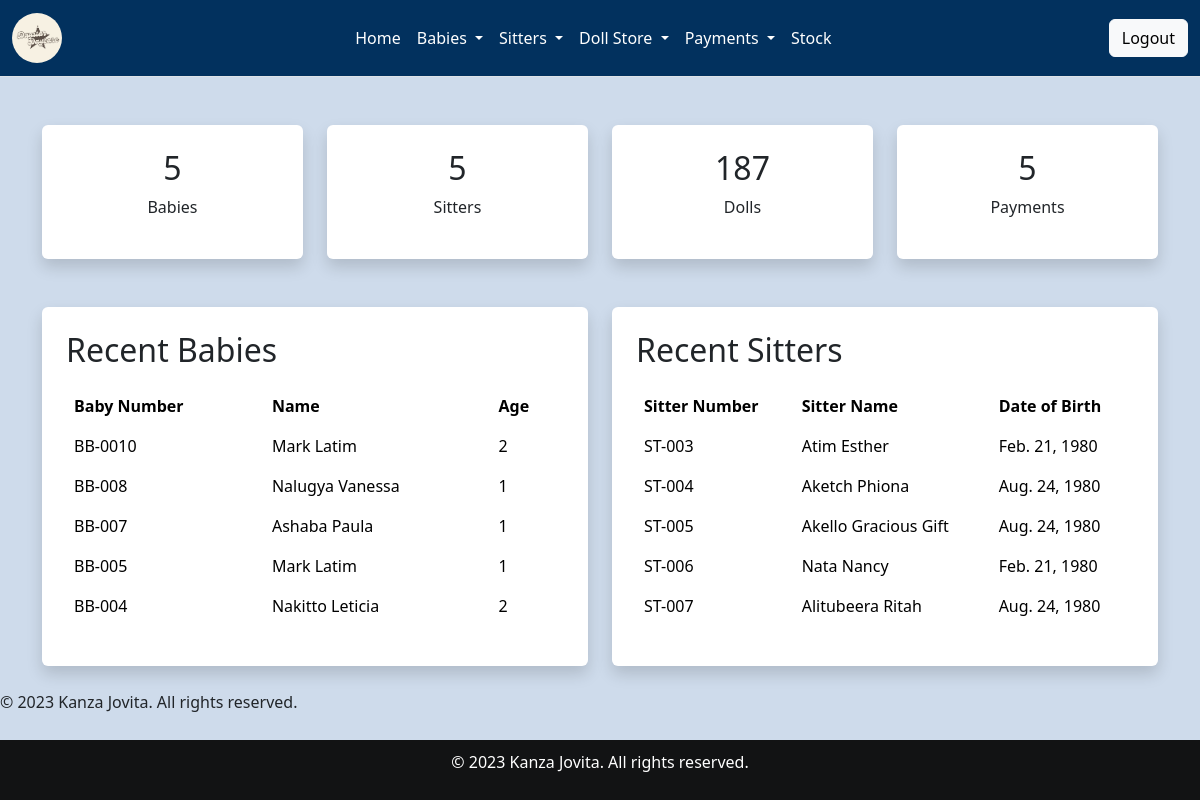
/home/ (signed in), run on an earlier commit of the app's database.
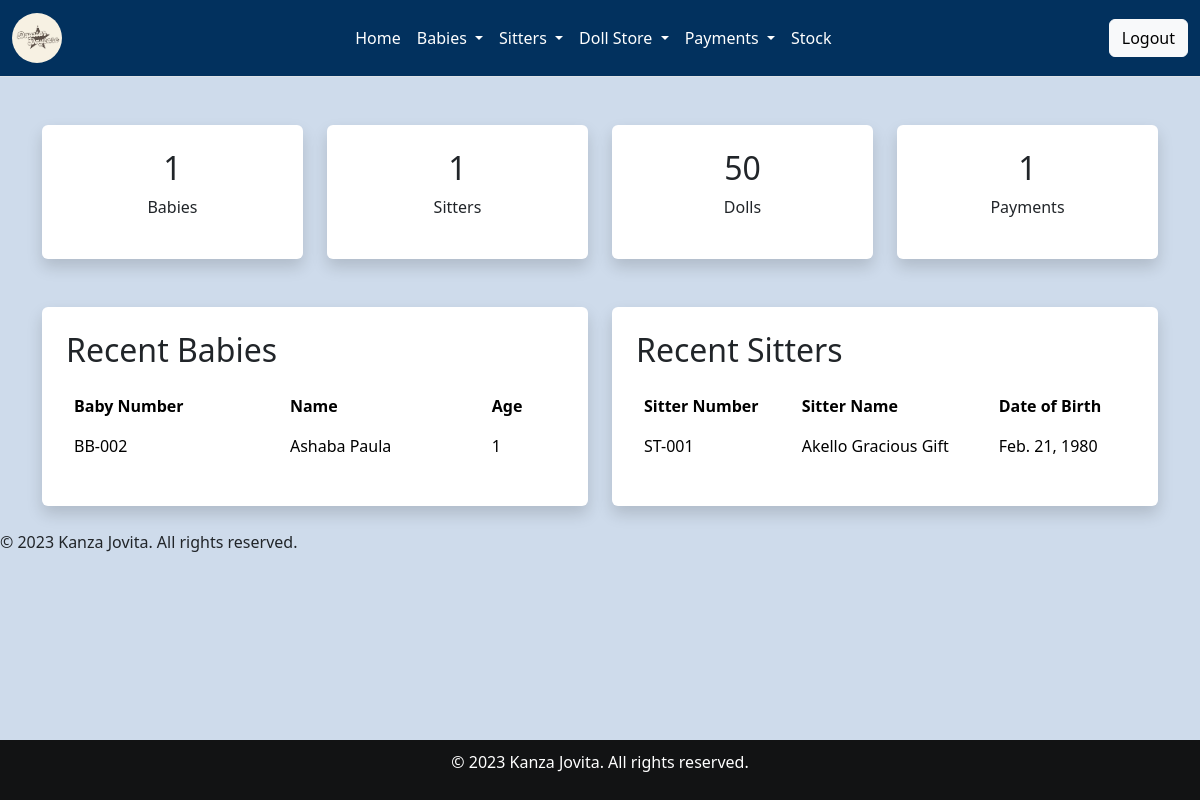
And on a later commit of the database.
### home/models.py (models this page shows, shortened)
class Babyreg(models.Model):
    c_stay = models.ForeignKey(Categorystay, on_delete=models.SET_NULL, null=True, blank=True)
    assigned = models.ForeignKey(Sitter_arrival, on_delete=models.SET_NULL, null=True, blank=True)
    Baby_name = models.CharField(max_length=30, null=False, blank=False)
    Date = models.DateField(default=timezone.now)
    Gender = models.CharField(max_length=30, null=False, blank=False)
    Age = models.IntegerField()
    Location = models.CharField(max_length=30, null=False, blank=False)
    Parents_names = models.CharField(max_length=30, null=False, blank=False)
    timein = models.TimeField(default=timezone.now)
    brought = models.CharField(max_length=200)

class Sitterreg(models.Model):
    Sitter_name = models.CharField(max_length=30, null=False,blank=False)
    Sitter_number = models.CharField(max_length=30, null=False,blank=False)
    Date_of_birth = models.DateField(null=True, blank=True)
    Contact = models.IntegerField()
    Location_choices = [('kabalagala', 'Kabalagala'),]
    Location = models.CharField(choices=Location_choices, max_length=100)
    Gender =  models.CharField(choices=[('male', 'Male'),('female', 'Female')], max_length=100)
    Level_of_education = models.CharField(choices=[('Degree','Degree'),('Diploma','Diploma'),('Certificate','Certificate')],max_length=200,default=0)
    Next_of_kin = models.CharField(max_length=30, null=False,blank=False)
    NIN = models.CharField(max_length=30, null=False,blank=False)
    Recommenders_name = models.CharField(max_length=30, null=False,blank=False)
    Religion = models.CharField(max_length=30, null=True,blank=True)

### home/views.py (the view)
# urls.py: 2. Add a URL to urlpatterns:  path('', views.home, name='home')
@login_required
def home(request):
    count_babies = Babyreg.objects.count()
    count_sitters = Sitterreg.objects.count()
    count_transactions = Payment.objects.count()
    recent_babies = Babyreg.objects.all().order_by('-id')
    sitters = Sitterreg.objects.all()
    total_agg = Doll.objects.aggregate(total=Sum('quantity')) # = {'total': 180 }
    context = {
        "count_babies": count_babies,
        "count_sitters": count_sitters,
        "count_dolls_in_stock":total_agg['total'],
        "count_payments": count_transactions,
        "sitters": sitters,
        "recent_babies": recent_babies
    }
    template = loader.get_template("home.html")
    return HttpResponse(template.render(context))

### home/templates/home.html (shortened to what this page needs)
{% extends 'base.html' %}{% block content %}
{% include 'dash.html' %}
{% endblock %} -->

### home/templates/dash.html (shortened to what this page needs)
<!DOCTYPE html>
<html lang="en">
<head>
</head>
<body>
    <div class="container mt-5">
        <div class="row">
            <div class="col-md-3 text-center mb-4">
                <div class="bg-white p-4 rounded shadow">
                    <h2 class="text-2xl font-bold text-blue-500 mb-2">{{ count_babies }}</h2>
                    <p class="text-gray-600 font-medium">Babies</p>
                </div>
            </div>
            <div class="col-md-3 text-center mb-4">
                <div class="bg-white p-4 rounded shadow">
                    <h2 class="text-2xl font-bold text-blue-500 mb-2">{{ count_sitters }}</h2>
                    <p class="text-gray-600 font-medium">Sitters</p>
                </div>
            </div>
            <div class="col-md-3 text-center mb-4">
                <div class="bg-white p-4 rounded shadow">
                    <h2 class="text-2xl font-bold text-blue-500 mb-2">{{ count_dolls_in_stock }}</h2>
                    <p class="text-gray-600 font-medium">Dolls</p>
                </div>
            </div>
            <div class="col-md-3 text-center mb-4">
                <div class="bg-white p-4 rounded shadow">
                    <h2 class="text-2xl font-bold text-blue-500 mb-2">{{ count_payments }}</h2>
                    <p class="text-gray-600 font-medium">Payments</p>
                </div>
            </div>
        </div>
    </div>
    <div class="container mt-4">
        <div class="row">
            <div class="col-md-6 mb-4">
                <div class="bg-white p-4 rounded shadow">
                    <h2 class="text-lg font-bold mb-3">Recent Babies</h2>
                    <table class="table">
                        <thead class="bg-blue-500 text-white">
                            <tr>
                                <th>Baby Number</th>
                                <th>Name</th>
                                <th>Age</th>
                            </tr>
                        </thead>
                        <tbody>
                            {% for baby in recent_babies %}
                            <tr>
                                <td>BB-00{{ baby.id }}</td>
                                <td>{{ baby.Baby_name }}</a></td>
                                <td>{{ baby.Age }}</td>
                            </tr>
                            {% endfor %}
                        </tbody>
                    </table>
                </div>
            </div>
            <div class="col-md-6 mb-4">
                <div class="bg-white p-4 rounded shadow">
                    <h2 class="text-lg font-bold mb-3">Recent Sitters</h2>
                    <table class="table">
                        <thead class="bg-blue-500 text-white">
                            <tr>
                                <th>Sitter Number</th>
                                <th>Sitter Name</th>
                                <th>Date of Birth</th>
                            </tr>
                        </thead>
                        <tbody>
                            {% for sitter in sitters %}
                            <tr>
                                <td>ST-00{{ sitter.id }}</td>
                                <td>{{ sitter.Sitter_name }}</a></td>
                                <td>{{ sitter.Date_of_birth }}</td>
                            </tr>
                            {% endfor %}
                        </tbody>
                    </table>
                </div>
            </div>
        </div>
    </div>
    <footer>
        <div class="footer">
          <p>&copy; 2023 Kanza Jovita. All rights reserved.</p>
        </div>
      </footer>
</body>
</html>

What changed in the data, as far as the page shows it:
removed Babyreg: id "10", Baby_name "Mark Latim", Age "2"
removed Babyreg: id "8", Baby_name "Nalugya Vanessa", Age "1"
removed Babyreg: id "7", Baby_name "Ashaba Paula", Age "1"
removed Babyreg: id "5", Baby_name "Mark Latim", Age "1"
removed Babyreg: id "4", Baby_name "Nakitto Leticia", Age "2"
removed Sitterreg: id "3", Sitter_name "Atim Esther", Date_of_birth "Feb. 21, 1980"
removed Sitterreg: id "4", Sitter_name "Aketch Phiona", Date_of_birth "Aug. 24, 1980"
removed Sitterreg: id "5", Sitter_name "Akello Gracious Gift", Date_of_birth "Aug. 24, 1980"
removed Sitterreg: id "6", Sitter_name "Nata Nancy", Date_of_birth "Feb. 21, 1980"
removed Sitterreg: id "7", Sitter_name "Alitubeera Ritah", Date_of_birth "Aug. 24, 1980"
added Babyreg: id "2", Baby_name "Ashaba Paula", Age "1"
added Sitterreg: id "1", Sitter_name "Akello Gracious Gift", Date_of_birth "Feb. 21, 1980"
Also different on the page:
{{ count_babies }}: "5" → "1"
{{ count_sitters }}: "5" → "1"
{{ count_dolls_in_stock }}: "187" → "50"
{{ count_payments }}: "5" → "1"
